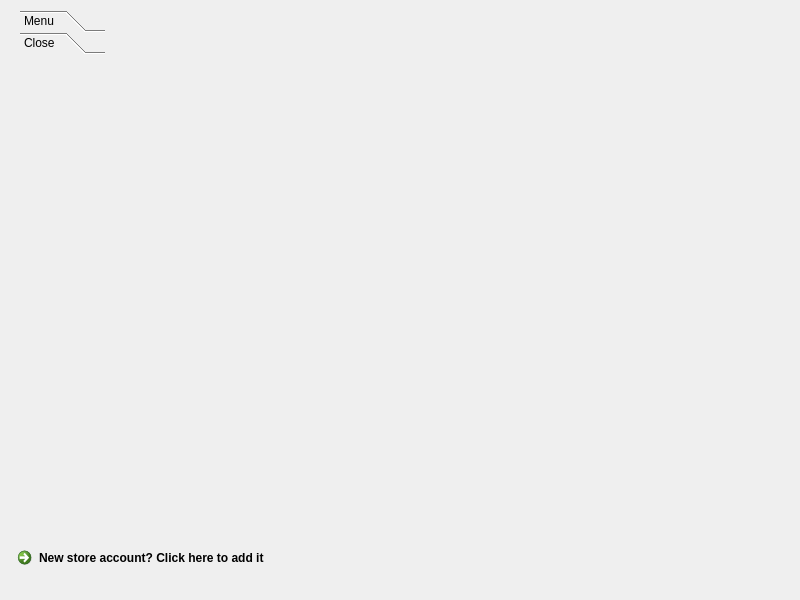
<?xml version="1.0" encoding="UTF-8"?>
<ui version="4.0">
 <class>Widget</class>
 <widget class="QWidget" name="Widget">
  <property name="geometry">
   <rect>
    <x>0</x>
    <y>0</y>
    <width>800</width>
    <height>600</height>
   </rect>
  </property>
  <property name="windowTitle">
   <string>Widget</string>
  </property>
  <widget class="QToolBox" name="Menu">
   <property name="geometry">
    <rect>
     <x>20</x>
     <y>10</y>
     <width>85</width>
     <height>181</height>
    </rect>
   </property>
   <property name="lineWidth">
    <number>1</number>
   </property>
   <property name="currentIndex">
    <number>1</number>
   </property>
   <property name="tabSpacing">
    <number>0</number>
   </property>
   <widget class="QWidget" name="Dropdown">
    <property name="geometry">
     <rect>
      <x>0</x>
      <y>0</y>
      <width>85</width>
      <height>133</height>
     </rect>
    </property>
    <attribute name="label">
     <string>Menu</string>
    </attribute>
    <widget class="QPushButton" name="Home_Button">
     <property name="geometry">
      <rect>
       <x>0</x>
       <y>-2</y>
       <width>85</width>
       <height>29</height>
      </rect>
     </property>
     <property name="styleSheet">
      <string notr="true">&lt;?xml version=&quot;1.0&quot; encoding=&quot;UTF-8&quot;?&gt;
&lt;ui version=&quot;4.0&quot;&gt;
 &lt;widget name=&quot;__qt_fake_top_level&quot;&gt;
  &lt;widget class=&quot;QPushButton&quot; name=&quot;pushButton_2&quot;&gt;
   &lt;property name=&quot;geometry&quot;&gt;
    &lt;rect&gt;
     &lt;x&gt;0&lt;/x&gt;
     &lt;y&gt;0&lt;/y&gt;
     &lt;width&gt;85&lt;/width&gt;
     &lt;height&gt;29&lt;/height&gt;
    &lt;/rect&gt;
   &lt;/property&gt;
   &lt;property name=&quot;text&quot;&gt;
    &lt;string&gt;PushButton&lt;/string&gt;
   &lt;/property&gt;
  &lt;/widget&gt;
 &lt;/widget&gt;
 &lt;resources/&gt;
&lt;/ui&gt;
</string>
     </property>
     <property name="text">
      <string>Home</string>
     </property>
    </widget>
    <widget class="QPushButton" name="GenPass_Button">
     <property name="geometry">
      <rect>
       <x>0</x>
       <y>24</y>
       <width>85</width>
       <height>41</height>
      </rect>
     </property>
     <property name="focusPolicy">
      <enum>Qt::TabFocus</enum>
     </property>
     <property name="text">
      <string>Generate 
Password</string>
     </property>
    </widget>
    <widget class="QPushButton" name="Settings_Button">
     <property name="geometry">
      <rect>
       <x>0</x>
       <y>62</y>
       <width>85</width>
       <height>29</height>
      </rect>
     </property>
     <property name="text">
      <string>Settings</string>
     </property>
    </widget>
    <widget class="QPushButton" name="Nuke_Button">
     <property name="geometry">
      <rect>
       <x>0</x>
       <y>88</y>
       <width>85</width>
       <height>41</height>
      </rect>
     </property>
     <property name="text">
      <string>Nuclear 
Option</string>
     </property>
    </widget>
   </widget>
   <widget class="QWidget" name="page">
    <property name="geometry">
     <rect>
      <x>0</x>
      <y>0</y>
      <width>85</width>
      <height>133</height>
     </rect>
    </property>
    <attribute name="label">
     <string>Close</string>
    </attribute>
   </widget>
  </widget>
  <widget class="QCommandLinkButton" name="commandLinkButton">
   <property name="geometry">
    <rect>
     <x>10</x>
     <y>540</y>
     <width>331</width>
     <height>41</height>
    </rect>
   </property>
   <property name="text">
    <string>New store account? Click here to add it</string>
   </property>
  </widget>
 </widget>
 <resources/>
 <connections/>
</ui>
